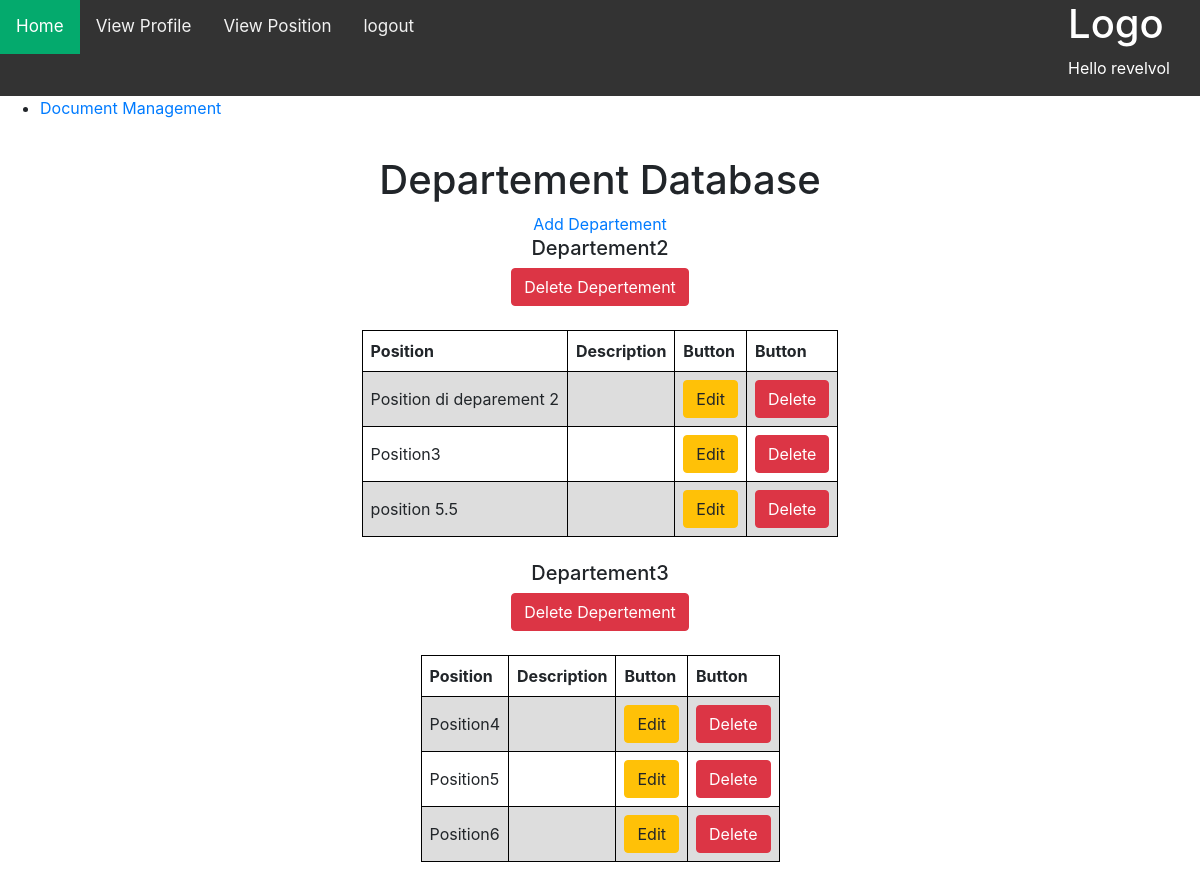
The page /edit_position/ (signed in) on the database its author committed.
### base/models.py (models this page shows, shortened)
class User(AbstractUser): #jangan lupa abstract user udh ada password as a value
    name = models.CharField (unique= True,max_length=200, null = True )
    email = models.EmailField(unique=True , null = True , blank=False)
    position = models.ForeignKey(Position, on_delete=models.SET_NULL,null=True, blank= True )
    manager = models.ForeignKey('self', on_delete=models.SET_NULL,null=True, blank=True)
    USERNAME_FIELD = 'name'
    REQUIRED_FIELDS = ['email', 'username' ] #disini bmungkin ada problem dimana username mesti unique
    class Meta:
        ordering = [
            "-name",
        ]

class Departement(models.Model):
    name = models.CharField(max_length=200, null= True)
    class Meta:
        ordering = [
            "name",
        ]
    def __str__(self):
        return self.name

class Position(models.Model):
    name = models.CharField(max_length=200, null=True)
    description = models.TextField(max_length=10000, null =True, blank= True)
    departement = models.ForeignKey(Departement, on_delete= models.CASCADE , null = True)
    class Meta:
        ordering = [
            "name",
        ]

### base/decorators.py (the view)
        def wrapper_func(request, *args, **kwargs):
            if request.user.groups.filter(name__in=allowed_roles).exists():
                return view_func(request, *args, **kwargs)
            return HttpResponse("you are not admins ")  # nanti ini diganti aja

### base/views.py (called while the page is built)
@login_required(login_url= 'userLogin')
@allowedUsers('admins','staff')
def editPosition(request):
    positions = Position.objects.all()
    departements = Departement.objects.all()
    context = {'positions': positions, 'departements': departements}
    return render(request,'base/editPosition.html', context )

### base/templates/base/editPosition.html (shortened to what this page needs)
{% extends 'main.html' %}
{% block content %}
<div class="profile-table">
  <h1> Departement Database </h1>
  <a href="#"> Add Departement  </a>
  <br>
  {% for departement in departements %}
  <h5> {{departement}} </h5>
          <td>
          <form method="POST" id="delete-form-{{departement.id}}"  action="#" >
            <button type="button" class="btn btn-danger" onclick="confirmDelete({{position.id}})"> Delete Depertement </button>
          </form>
        </td>
  <br>
  <table>
    <tr>
      <th>Position </th>
      <th>Description </th>
      <th>Button</th>
      <th>Button</th>
    </tr>
    {% for position in positions %}
      {% if position.departement == departement %}
      <tr>
        <td> {{position.name}}</td>
        <td> {{position.description}}</td>
        <td>
          <form method="POST" id="update-form-{{position.id}}"  action="#" >
            <button type="button" class="btn btn-warning" onclick="confirmUpdate({{position.id}})"> Edit</button>
          </form>
        </td>
        <td>
          <form method="POST" id="delete-form-{{position.id}}"  action="#" >
            <button type="button" class="btn btn-danger" onclick="confirmDelete({{position.id}})"> Delete </button>
          </form>
        </td>
      </tr>
      {% endif %}
    {% endfor %}
  </table>
  <br>
  {% endfor %}
</div>
{% endblock content %}

### templates/navbar.html
  <div class="topnav">
    <div class="logo" >
      <h1> Logo </h1>
      {% if request.user.is_authenticated %}
      <p>  Hello {{request.user.name}}  </p>
      {% endif %}
    </div>
    <div class="navigation">
      <a class="active" href="{%url 'home'%}">Home</a>
      {% if request.user.is_authenticated %}
      <a href="{% url 'editUserMenu' %}"> View Profile </a>
      <a href="{% url 'editPosition' %}"> View Position </a>
      <a href="{% url 'userLogout' %}"> logout </a>
      {% else %}
      <a href="{% url 'userLogin' %}">login </a>
      {% endif %}
    </div>
  </div>

### static/styles/style.css (style rules this page uses)
.topnav { background-color: #333; overflow: hidden; }
.topnav a { float: left; color: #f2f2f2; text-align: center; padding: 14px 16px; text-decoration: none; font-size: 17px; }
.topnav .logo { margin-left: 10px; margin-right: 20px; padding-left: 10px; padding-right: 10px; float: right; color: white; }
.topnav .navigation { float: left; }
.topnav a.active { background-color: #04AA6D; color: white; }
td, th { border: 1px solid #000000; text-align: left; padding: 8px; }
tr:nth-child(even) { background-color: #dddddd; }
.profile-table { text-align: center; }
table { margin: 0 auto; }

### rows shown on the page
User: user.name "revelvol"
Departement: name "Departement2"
Position: name "Position di deparement 2"
Position: name "Position3"
Position: name "position 5.5"
Departement: name "Departement3"
Position: name "Position4"
Position: name "Position5"
Position: name "Position6"
